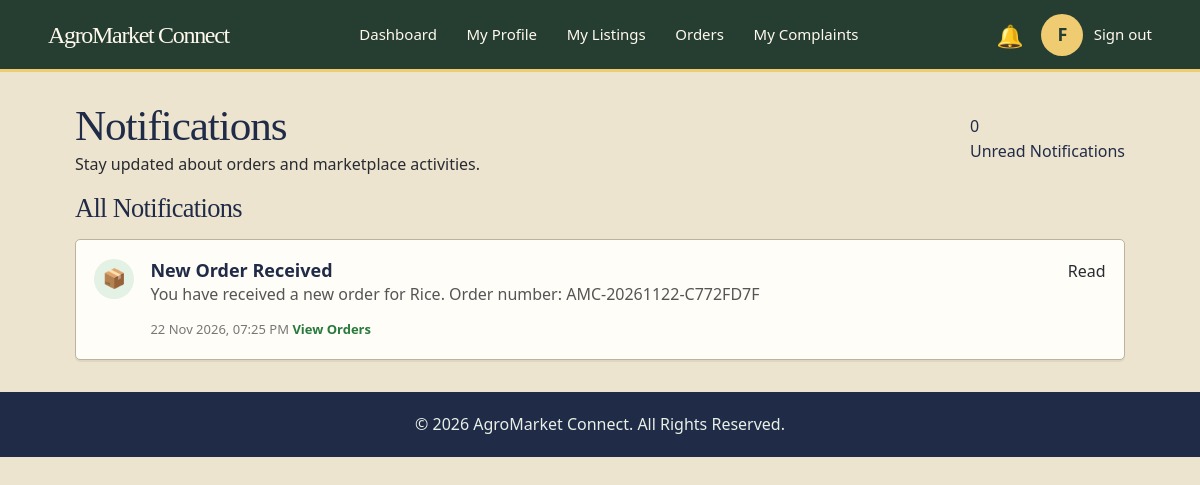
The app's page /farmer/notifications.php (signed in) with its own data.
### tables this page shows
CREATE TABLE `users` (
    `user_id` bigint(20) UNSIGNED NOT NULL,
    `role` enum('admin', 'farmer', 'buyer') NOT NULL,
    `full_name` varchar(100) NOT NULL,
    `email` varchar(150) DEFAULT NULL,
    `mobile` varchar(15) DEFAULT NULL,
    `password_hash` varchar(255) NOT NULL,
    `account_status` enum(
        'pending',
        'active',
        'suspended',
        'closed'
    ) NOT NULL DEFAULT 'pending',
    `email_verified_at` datetime DEFAULT NULL,
    `mobile_verified_at` datetime DEFAULT NULL,
    `last_login_at` datetime DEFAULT NULL,
    `created_at` datetime NOT NULL DEFAULT current_timestamp(),
    `updated_at` datetime NOT NULL DEFAULT current_timestamp(),
    `token` varchar(64) DEFAULT NULL,
    `username` varchar(50) NOT NULL,
    `last_login` datetime DEFAULT NULL
);

CREATE TABLE `notifications` (
    `notification_id` bigint(20) UNSIGNED NOT NULL,
    `user_id` bigint(20) UNSIGNED NOT NULL,
    `title` varchar(150) NOT NULL,
    `message` text NOT NULL,
    `notification_type` varchar(50) NOT NULL,
    `related_order_id` bigint(20) UNSIGNED DEFAULT NULL,
    `is_read` tinyint(1) NOT NULL DEFAULT 0,
    `created_at` datetime DEFAULT current_timestamp()
);

### farmer/includes/header.php (called while the page is built, shortened)
<?php
$headerRole = "farmer";
$headerUser = $headerFarmer ?? [];
require __DIR__ . "/../../includes/portal-header.php";

### includes/html.php (called while the page is built)
<?php
function e($value)
{
    return htmlspecialchars((string) ($value ?? ""), ENT_QUOTES, "UTF-8");
}

### includes/notifications.php (called while the page is built, shortened)
<?php
function unreadNotificationCount(mysqli $link, int $userId): int
{
    $stmt = $link->prepare("SELECT COUNT(*) FROM notifications WHERE user_id = ? AND is_read = 0");
    $stmt->bind_param("i", $userId);
    $stmt->execute();
    $stmt->bind_result($count);
    return (int) $count;
}
function notificationsForUser(mysqli $link, int $userId): array
{
    $stmt = $link->prepare("SELECT notification_id, title, message, notification_type,
                                   related_order_id, is_read, created_at
                            FROM notifications WHERE user_id = ?
                            ORDER BY created_at DESC, notification_id DESC");
    $stmt->bind_param("i", $userId);
    $stmt->execute();
    $notifications = $stmt->get_result()->fetch_all(MYSQLI_ASSOC);
    return $notifications;
}

### farmer/notifications.php (the view, shortened to what this page needs)
<?php
require_once __DIR__ . "/../config/db.php";
require_once __DIR__ . "/../includes/notifications.php";
$userId = (int) $_SESSION['user_id'];
$unreadCount = unreadNotificationCount($link, $userId);
$notifications = notificationsForUser($link, $userId);
$stmt = $link->prepare("SELECT full_name, email, mobile FROM users WHERE user_id = ?");
$stmt->bind_param("i", $userId);
$stmt->execute();
$farmer = $stmt->get_result()->fetch_assoc();
function farmerNotificationIcon($type) {
    $type = strtolower($type);
    if (strpos($type, 'order') !== false) {
        return "📦";
    }
    return "●";
}
function farmerNotificationClass($type) {
    $type = strtolower($type);
    if (strpos($type, 'order') !== false) {
        return "notification-order";
    }
    return "notification-general";
}
?>
<!DOCTYPE html>
<html lang="en">
<head>
    <link rel="stylesheet" href="./farmer.css">
</head>
<body>
    <?php
    $activePage = "notifications.php";
    $headerFarmer = $farmer;
    require __DIR__ . "/includes/header.php";
    ?>
    <main class="farmer-notifications-container">
        <section class="notification-heading">
            <div>
                <h1>Notifications</h1>
                <p>
                    Stay updated about orders and marketplace activities.
                </p>
            </div>
            <div class="notification-summary">
                <span><?php echo $unreadCount; ?></span>
                <p>Unread Notifications</p>
            </div>
        </section>
        <section class="notification-actions">
            <h2>All Notifications</h2>
        </section>
        <section class="notification-list">
            <?php if (count($notifications) > 0): ?>
                <?php foreach ($notifications as $notification): ?>
                    <article class="notification-card
                        <?php echo ((int) $notification['is_read'] === 0)
                            ? 'unread' : ''; ?>">
                        <div class="notification-icon
                            <?php echo farmerNotificationClass(
                                $notification['notification_type']
                            ); ?>">
                            <?php echo farmerNotificationIcon(
                                $notification['notification_type']
                            ); ?>
                        </div>
                        <div class="notification-content">
                            <h3>
                                <?php echo htmlspecialchars(
                                    $notification['title']
                                ); ?>
                            </h3>
                            <p>
                                <?php echo htmlspecialchars(
                                    $notification['message']
                                ); ?>
                            </p>
                            <small>
                                <?php echo date(
                                    "d M Y, h:i A",
                                    strtotime($notification['created_at'])
                                ); ?>
                            </small>
                            <?php if (!empty($notification['related_order_id'])): ?>
                                <a href="orders.php"
                                   class="notification-order-link">
                                    View Orders
                                </a>
                            <?php endif; ?>
                        </div>
                        <div class="notification-status">
                            <?php if ((int) $notification['is_read'] === 0): ?>
                                <span class="unread-label">New</span>
                                <form method="POST">
                                    <input
                                        type="hidden"
                                        name="notification_id"
                                        value="<?php echo (int) $notification['notification_id']; ?>"
                                    >
                                    <button
                                        type="submit"
                                        name="mark_read"
                                        class="mark-read-btn">
                                        Mark Read
                                    </button>
                                </form>
                            <?php else: ?>
                                <span class="read-label">Read</span>
                            <?php endif; ?>
                        </div>
                    </article>
                <?php endforeach; ?>
            <?php endif; ?>
        </section>
    </main>
    <footer class="farmer-footer">
        <p>
            &copy; 2026 AgroMarket Connect. All Rights Reserved.
        </p>
    </footer>
</body>
</html>

### includes/portal-header.php (shortened to what this page needs)
<?php
require_once __DIR__ . "/html.php";
require_once __DIR__ . "/notifications.php";
$headerUnread = $unreadCount ?? unreadNotificationCount($link, (int) $_SESSION['user_id']);
$headerName = $headerUser['full_name'] ?? $_SESSION['full_name'] ?? ucfirst($headerRole);
$headerInitial = strtoupper(substr(trim($headerName), 0, 1)) ?: strtoupper($headerRole[0]);
?>
<header class="<?= e($headerRole) ?>-header">
    <div class="header-left">
        <h2>AgroMarket Connect</h2>
    </div>
    <div class="header-right">
        <div class="notification-menu">
            <a href="notifications.php" class="notification-bell"
               aria-label="Notifications, <?= (int) $headerUnread ?> unread"
               <?= $activePage === "notifications.php" ? 'aria-current="page"' : '' ?>>
                <span class="bell-icon" aria-hidden="true">🔔</span>
            </a>
        </div>
        <div class="profile-menu">
            <button type="button" class="profile-avatar" id="profileToggle"
                    aria-label="Open profile details" aria-expanded="false" aria-controls="profilePopup">
                <?= e($headerInitial) ?>
            </button>
        </div>
        <?php require __DIR__ . '/signout.php'; ?>
    </div>
</header>

### farmer/farmer.css (style rules this page uses)
* { margin: 0; padding: 0; box-sizing: border-box; }
body { width: 100%; min-height: 100vh; font-family: Arial, sans-serif; }
.farmer-header { display: flex; align-items: center; justify-content: space-between; padding: 15px 5%; gap: 25px; position: relative; z-index: 100; }
.header-left h2 { margin: 0; white-space: nowrap; }
.header-right { display: flex; align-items: center; gap: 15px; }
.profile-menu { position: relative; }
.profile-avatar { width: 42px; height: 42px; border-radius: 50%; border: 1px solid #ccc; cursor: pointer; font-size: 18px; font-weight: bold; }
.notification-menu { position: relative; }
.notification-bell { position: relative; display: flex; align-items: center; justify-content: center; padding: 8px; border: none; background: transparent; color: inherit; font-size: 22px; cursor: pointer; text-decoration: none; }
.notification-icon { width: 40px; height: 40px; min-width: 40px; display: flex; align-items: center; justify-content: center; border-radius: 50%; background: #e4f1e5; color: #287a3d; font-size: 19px; }
.notification-content { flex: 1; min-width: 0; }
.notification-content>p { margin-bottom: 10px; line-height: 1.5; color: #555; }
.notification-content small { color: #777; }
.notification-actions { display: flex; align-items: center; flex-wrap: wrap; gap: 15px; margin-top: 12px; }
.notification-order-link { color: #287a3d; text-decoration: none; font-weight: 600; font-size: 13px; }
.farmer-footer { padding: 20px 5%; text-align: center; }

### styles/theme.css (style rules this page uses)
:root { --sage: #c5d8b5; --sky: #cbdbe9; --peach: #edcfb2; --saffron: #f4d783; --forest: #202b48; --leaf: #994321; --cream: #ede4cf; --paper: #fffdf7; --ochre: #e5ad39; --ink: #282b32; --soft: #585951; --line: #bcb29d; --wash: #f0e9d9; --shadow: 0 2px 0 rgb(44 39 30 / 7%); }
html { color-scheme: light; }
html body { font-family: "Segoe UI", system-ui, sans-serif; line-height: 1.55; color: var(--ink); background: var(--cream); overflow-wrap: break-word; }
h1, h2 { color: var(--forest); font-family: Georgia, Cambria, serif; font-weight: 500; line-height: 1.17; letter-spacing: -.025em; }
h1 { font-size: clamp(2rem, 4vw, 3.3rem); }
h2 { font-size: clamp(1.4rem, 2.6vw, 2rem); }
h3 { line-height: 1.3; color: var(--forest); }
a { color: var(--leaf); text-underline-offset: .2em; }
input, button, select, textarea { font: inherit; }
button, .cta-actions a, .nav-actions a:last-child, .navbar>a:last-child, .welcome-section a, .role-card a, .add-crop-link { border: 1px solid transparent; border-radius: 8px; background-color: var(--leaf); color: white; font-weight: 600; padding: .6em 1em; text-decoration: none; cursor: pointer; }
@media (prefers-reduced-motion: no-preference) { a, button { transition: background-color .16s, color .16s, border-color .16s; } }
:is(.feature-card, .process-card, .crop-card, .listing-card, .role-card, .content-card, .objective-card, .benefit-card, .partner-card, .market-card, .help-card, .role-process-card, .faq-item, .issue-item, .benefit-item, .guideline-item, .grievance-step, .help-step, .privacy-item, .policy-item, .terms-item, .contact-form-container, .contact-detail, .grievance-form-container, .buyer-crop-card, .farmer-card, .summary-card, .action-card, .notification-card, .notification-empty, .order-details-section, .buyer-content-section), :is(.order-summary, .buyer-summary, .listing-summary)>div { min-width: 0; background: var(--paper); border: 1px solid var(--line); border-radius: 14px; box-shadow: var(--shadow); }
body footer { background: var(--forest); color: #e8f0e6; }
html body { background: var(--cream); color: var(--ink); }
body :is(.content-card,.market-card,.partner-card,.help-card,.role-card,.order-details-section,.notification-card) { border-radius: 5px; }
body > footer { background: var(--forest); }

### records on screen
users: full_name "F"
notifications: notification_type "📦", title "New Order Received", message "You have received a new order for Rice. Order number: AMC-20261122-C772FD7F", created_at "22 Nov 2026, 07:25 PM", shows "View Orders", is_read "Read"

### other values on screen
$unreadCount "0"
